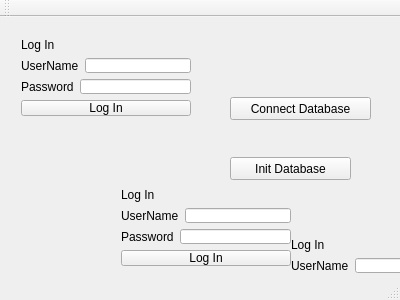
<?xml version="1.0" encoding="UTF-8"?>
<ui version="4.0">
 <class>MainWindow</class>
 <widget class="QMainWindow" name="MainWindow">
  <property name="geometry">
   <rect>
    <x>0</x>
    <y>0</y>
    <width>400</width>
    <height>300</height>
   </rect>
  </property>
  <property name="windowTitle">
   <string>MainWindow</string>
  </property>
  <widget class="QWidget" name="centralWidget">
   <widget class="QWidget" name="layoutWidget">
    <property name="geometry">
     <rect>
      <x>10</x>
      <y>10</y>
      <width>192</width>
      <height>100</height>
     </rect>
    </property>
    <layout class="QVBoxLayout" name="loLogin">
     <item>
      <widget class="QLabel" name="lblLogIn">
       <property name="text">
        <string>Log In</string>
       </property>
      </widget>
     </item>
     <item>
      <layout class="QHBoxLayout" name="loUsername">
       <item>
        <widget class="QLabel" name="lblUserName">
         <property name="text">
          <string>UserName</string>
         </property>
        </widget>
       </item>
       <item>
        <widget class="QLineEdit" name="inputUsername"/>
       </item>
      </layout>
     </item>
     <item>
      <layout class="QHBoxLayout" name="loPassword">
       <item>
        <widget class="QLabel" name="lblPassword">
         <property name="text">
          <string>Password</string>
         </property>
        </widget>
       </item>
       <item>
        <widget class="QLineEdit" name="inputPassword"/>
       </item>
      </layout>
     </item>
     <item>
      <widget class="QPushButton" name="btnLogin">
       <property name="text">
        <string>Log In</string>
       </property>
      </widget>
     </item>
    </layout>
   </widget>
   <widget class="QPushButton" name="btnConnectDatabase">
    <property name="geometry">
     <rect>
      <x>230</x>
      <y>80</y>
      <width>141</width>
      <height>23</height>
     </rect>
    </property>
    <property name="text">
     <string>Connect Database</string>
    </property>
   </widget>
   <widget class="QPushButton" name="pushButton">
    <property name="geometry">
     <rect>
      <x>230</x>
      <y>140</y>
      <width>121</width>
      <height>23</height>
     </rect>
    </property>
    <property name="text">
     <string>Init Database</string>
    </property>
   </widget>
   <widget class="QWidget" name="layoutWidget_2">
    <property name="geometry">
     <rect>
      <x>110</x>
      <y>160</y>
      <width>192</width>
      <height>100</height>
     </rect>
    </property>
    <layout class="QVBoxLayout" name="loLogin_2">
     <item>
      <widget class="QLabel" name="lblLogIn_2">
       <property name="text">
        <string>Log In</string>
       </property>
      </widget>
     </item>
     <item>
      <layout class="QHBoxLayout" name="loUsername_2">
       <item>
        <widget class="QLabel" name="lblUserName_2">
         <property name="text">
          <string>UserName</string>
         </property>
        </widget>
       </item>
       <item>
        <widget class="QLineEdit" name="inputUsername_2"/>
       </item>
      </layout>
     </item>
     <item>
      <layout class="QHBoxLayout" name="loPassword_2">
       <item>
        <widget class="QLabel" name="lblPassword_2">
         <property name="text">
          <string>Password</string>
         </property>
        </widget>
       </item>
       <item>
        <widget class="QLineEdit" name="inputPassword_2"/>
       </item>
      </layout>
     </item>
     <item>
      <widget class="QPushButton" name="btnLogin_2">
       <property name="text">
        <string>Log In</string>
       </property>
      </widget>
     </item>
    </layout>
   </widget>
   <widget class="QWidget" name="layoutWidget_3">
    <property name="geometry">
     <rect>
      <x>280</x>
      <y>210</y>
      <width>192</width>
      <height>100</height>
     </rect>
    </property>
    <layout class="QVBoxLayout" name="loLogin_3">
     <item>
      <widget class="QLabel" name="lblLogIn_3">
       <property name="text">
        <string>Log In</string>
       </property>
      </widget>
     </item>
     <item>
      <layout class="QHBoxLayout" name="loUsername_3">
       <item>
        <widget class="QLabel" name="lblUserName_3">
         <property name="text">
          <string>UserName</string>
         </property>
        </widget>
       </item>
       <item>
        <widget class="QLineEdit" name="inputUsername_3"/>
       </item>
      </layout>
     </item>
     <item>
      <layout class="QHBoxLayout" name="loPassword_3">
       <item>
        <widget class="QLabel" name="lblPassword_3">
         <property name="text">
          <string>Password</string>
         </property>
        </widget>
       </item>
       <item>
        <widget class="QLineEdit" name="inputPassword_3"/>
       </item>
      </layout>
     </item>
     <item>
      <widget class="QPushButton" name="btnLogin_3">
       <property name="text">
        <string>Log In</string>
       </property>
      </widget>
     </item>
    </layout>
   </widget>
  </widget>
  <widget class="QMenuBar" name="menuBar">
   <property name="geometry">
    <rect>
     <x>0</x>
     <y>0</y>
     <width>400</width>
     <height>21</height>
    </rect>
   </property>
  </widget>
  <widget class="QToolBar" name="mainToolBar">
   <attribute name="toolBarArea">
    <enum>TopToolBarArea</enum>
   </attribute>
   <attribute name="toolBarBreak">
    <bool>false</bool>
   </attribute>
  </widget>
  <widget class="QStatusBar" name="statusBar"/>
 </widget>
 <layoutdefault spacing="6" margin="11"/>
 <resources/>
 <connections/>
</ui>
